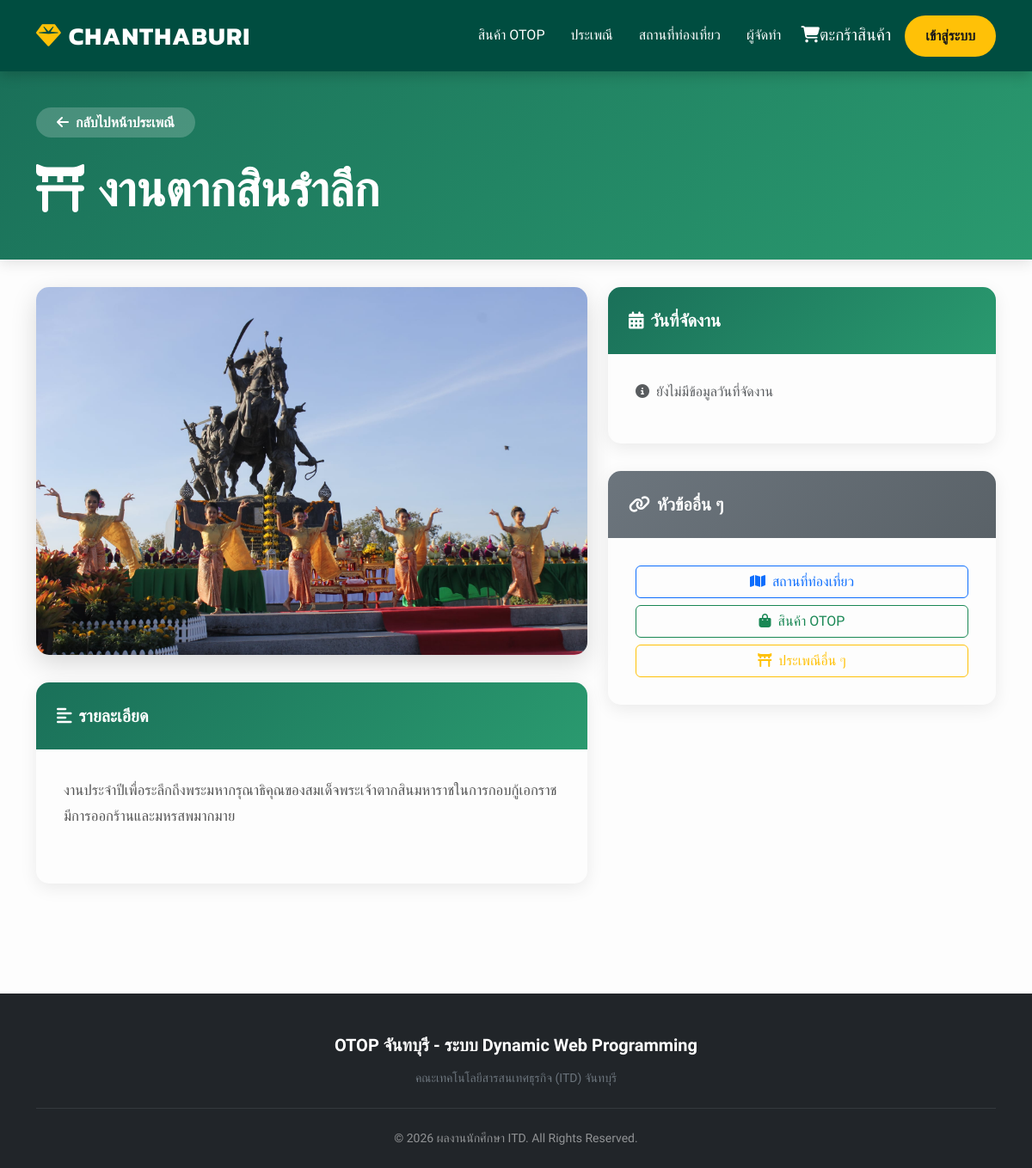
The app's page /tradition_detail.php?id=1 with its own data.
### tables this page shows
CREATE TABLE IF NOT EXISTS `traditions` (
  `id` int NOT NULL AUTO_INCREMENT,
  `name` varchar(255) NOT NULL,
  `description` text NOT NULL,
  `event_date` varchar(50) DEFAULT NULL,
  `event_details` text,
  `event_location` varchar(255) DEFAULT NULL,
  `image_url` varchar(255) NOT NULL,
  `image_url_2` varchar(255) DEFAULT NULL,
  `image_url_3` varchar(255) DEFAULT NULL,
  `image_url_4` varchar(255) DEFAULT NULL,
  PRIMARY KEY (`id`)
);

### tradition_detail.php (the view, shortened to what this page needs)
<?php
include('includes/header.php');
include('includes/db_config.php');
$tradition_id = intval($_GET['id']);
$sql = "SELECT * FROM traditions WHERE id = $tradition_id";
$result = mysqli_query($conn, $sql);
$tradition = mysqli_fetch_assoc($result);
?>
<div class="detail-header">
    <div class="container">
        <div class="back-button">
            <a href="tradition.php"><i class="fas fa-arrow-left me-2"></i>กลับไปหน้าประเพณี</a>
        </div>
        <h1 class="display-4 fw-bold mb-0">
            <i class="fas fa-torii-gate me-3"></i><?= htmlspecialchars($tradition['name']) ?>
        </h1>
    </div>
</div>
<div class="container">
    <div class="row g-4">
        <div class="col-lg-7">
            <?php if (!empty($tradition['image_url'])): ?>
                <img src="<?= htmlspecialchars($tradition['image_url']) ?>"
                     alt="<?= htmlspecialchars($tradition['name']) ?>"
                     class="tradition-detail-image w-100">
            <?php endif; ?>
            <div class="detail-card">
                <div class="detail-card-header">
                    <i class="fas fa-align-left me-2"></i>รายละเอียด
                </div>
                <div class="detail-card-body">
                    <p class="description-text">
                        <?= nl2br(htmlspecialchars($tradition['description'])) ?>
                    </p>
                </div>
            </div>
        </div>
        <div class="col-lg-5">
            <div class="detail-card">
                <div class="detail-card-header">
                    <i class="fas fa-calendar-alt me-2"></i>วันที่จัดงาน
                </div>
                <div class="detail-card-body">
                    <?php if (!empty($tradition['event_date'])): ?>
                        <div class="event-date-badge">
                            <i class="fas fa-calendar me-2"></i><?= htmlspecialchars($tradition['event_date']) ?>
                        </div>
                    <?php else: ?>
                        <p class="text-muted"><i class="fas fa-info-circle me-2"></i>ยังไม่มีข้อมูลวันที่จัดงาน</p>
                    <?php endif; ?>
                </div>
            </div>
            <div class="detail-card">
                <div class="detail-card-header" style="background: linear-gradient(135deg, #6c757d 0%, #5a6268 100%);">
                    <i class="fas fa-link me-2"></i>หัวข้ออื่น ๆ
                </div>
                <div class="detail-card-body text-center">
                    <a href="travel.php" class="btn btn-outline-primary mb-2 w-100">
                        <i class="fas fa-map me-2"></i>สถานที่ท่องเที่ยว
                    </a>
                    <a href="product.php" class="btn btn-outline-success mb-2 w-100">
                        <i class="fas fa-shopping-bag me-2"></i>สินค้า OTOP
                    </a>
                    <a href="tradition.php" class="btn btn-outline-warning w-100">
                        <i class="fas fa-torii-gate me-2"></i>ประเพณีอื่น ๆ
                    </a>
                </div>
            </div>
        </div>
    </div>
</div>
<div style="height: 3rem;"></div>
<?php include('includes/footer.php'); ?>

### includes/image-sizing.css (style rules this page uses)
img { max-width: 100%; height: auto; display: block; }

### includes/header.php (style rules this page uses)
:root { --primary: #004d40; --gold: #ffc107; --dark: #1a1a1a; }
body { font-family: 'Sarabun', sans-serif; background: #fdfdfd; color: #2c3e50; }
h1, h2, h3, .navbar-brand { font-family: 'Kanit', sans-serif; }

### tradition_detail.php (style rules this page uses)
.detail-header { background: linear-gradient(135deg, #1a7059 0%, #2a9a6f 100%); color: white; padding: 3rem 0; margin-bottom: 2rem; box-shadow: 0 5px 15px rgba(0,0,0,0.1); }
.tradition-detail-image { border-radius: 15px; box-shadow: 0 10px 30px rgba(0,0,0,0.15); margin-bottom: 2rem; overflow: hidden; max-height: 500px; object-fit: cover; }
.detail-card { border: none; border-radius: 15px; box-shadow: 0 5px 20px rgba(0,0,0,0.08); margin-bottom: 2rem; overflow: hidden; transition: all 0.3s ease; }
.detail-card-header { background: linear-gradient(135deg, #1a7059 0%, #2a9a6f 100%); color: white; padding: 1.5rem; font-weight: bold; font-size: 1.25rem; }
.detail-card-body { padding: 2rem; }
.description-text { font-size: 1.05rem; line-height: 1.8; color: #555; margin-bottom: 2rem; }
.back-button { display: inline-block; margin-bottom: 2rem; }
.back-button a { color: white; text-decoration: none; font-weight: bold; padding: 0.5rem 1.5rem; background: rgba(255,255,255,0.2); border-radius: 50px; transition: all 0.3s ease; }

### records on screen
traditions: name "งานตากสินรำลึก", image_url (picture), description "งานประจำปีเพื่อระลึกถึงพระมหากรุณาธิคุณของสมเด็จพระเจ้าตากสินมหาราชในการกอบกู้เอกราช มีการออกร้านและมหรสพมากมาย"
